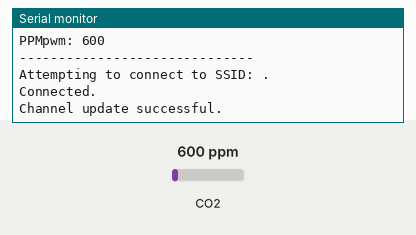
Recording of a sketch running on a simulated ESP8266 (NodeMCU). On the bench: the last lines printed to the serial monitor. Inputs (shaded band) come from the test bench; at power-on: CO2 600 ppm. WiFi joins after 1.5 s; servers stay silent unless stated.

Above: at 12.8 s.
12.9 s: CO2 set to 452 ppm
At 16.5 s:
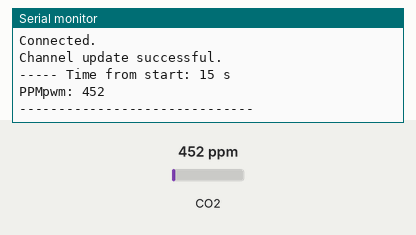
24.4 s: CO2 set to 1050 ppm
At 26.3 s:
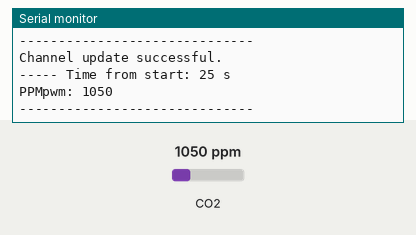
Timing chart, 0 to 27.8 s (numbered marks = the images above; inputs shaded):
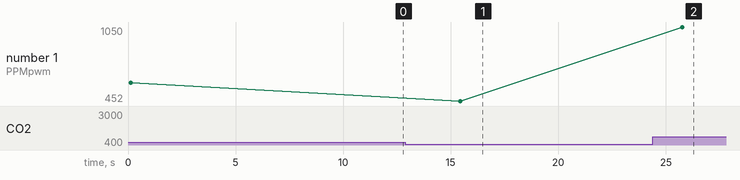

Measured:
- after the input at 12.9 s, the serial monitor: prints a new line after 2.5 s (image 1)
- after the input at 24.4 s, the serial monitor: prints a new line after 1.4 s (image 2)
- plotted number 1: 600 → 452 after the input at 12.9 s, 452 → 1050 after the input at 24.4 s

The sketch:

PWM_i_Thingspeak.ino
```cpp
#include <MHZ.h>
#include "ThingSpeak.h"
#include <ESP8266WiFi.h>

//----------------  Fill in your credentails   ---------------------
char ssid[] = "linksys";             // your network SSID (name)
char pass[] = "";         // your network password
unsigned long myChannelNumber = 1249954;  // Replace the 0 with your channel number
const char * myWriteAPIKey = "KWYQ01SKZNTA7LRY";    // Paste your ThingSpeak Write API Key between the quotes
//------------------------------------------------------------------

WiFiClient  client;

// pin for pwm reading
#define CO2_IN D1

MHZ co2(CO2_IN, MHZ19B);

void setup() {
  Serial.begin(9600);
  pinMode(CO2_IN, INPUT);
  delay(100);
  Serial.println("MHZ 19B");
  // enable debug to get addition information
  //co2.setDebug(true);

  if (co2.isPreHeating()) {
    Serial.print("Preheating");
    while (co2.isPreHeating()) {
      Serial.print(".");
      delay(5000);
    }
    Serial.println();
  }

  while (!Serial) {
    ; // wait for serial port to connect. Needed for native USB port only
  }

  WiFi.mode(WIFI_STA);
  ThingSpeak.begin(client);
}

void loop() {
  Serial.print("\n----- Time from start: ");
  Serial.print(millis() / 1000);
  Serial.println(" s");

  int ppm_pwm = co2.readCO2PWM();
  Serial.print("PPMpwm: ");
  Serial.print(ppm_pwm);

  Serial.println("\n------------------------------");
  delay(5000);

  // Connect or reconnect to WiFi
  if(WiFi.status() != WL_CONNECTED){
    Serial.print("Attempting to connect to SSID: ");
    //Serial.println(SECRET_SSID);
    while(WiFi.status() != WL_CONNECTED){
      WiFi.begin(ssid, pass);
      Serial.print(".");
      delay(5000);
    }
    Serial.println("\nConnected.");
  }

  // Write to ThingSpeak. There are up to 8 fields in a channel, allowing you to store up to 8 different
  // pieces of information in a channel.  Here, we write to field 1.
  int x = ThingSpeak.writeField(myChannelNumber, 1, ppm_pwm, myWriteAPIKey);

  // Check the return code
  if(x == 200){
    Serial.println("Channel update successful.");
  }
  else{
    Serial.println("Problem updating channel. HTTP error code " + String(x));
  }

  delay(5000); // Wait 20 seconds before sending a new value
}
```
